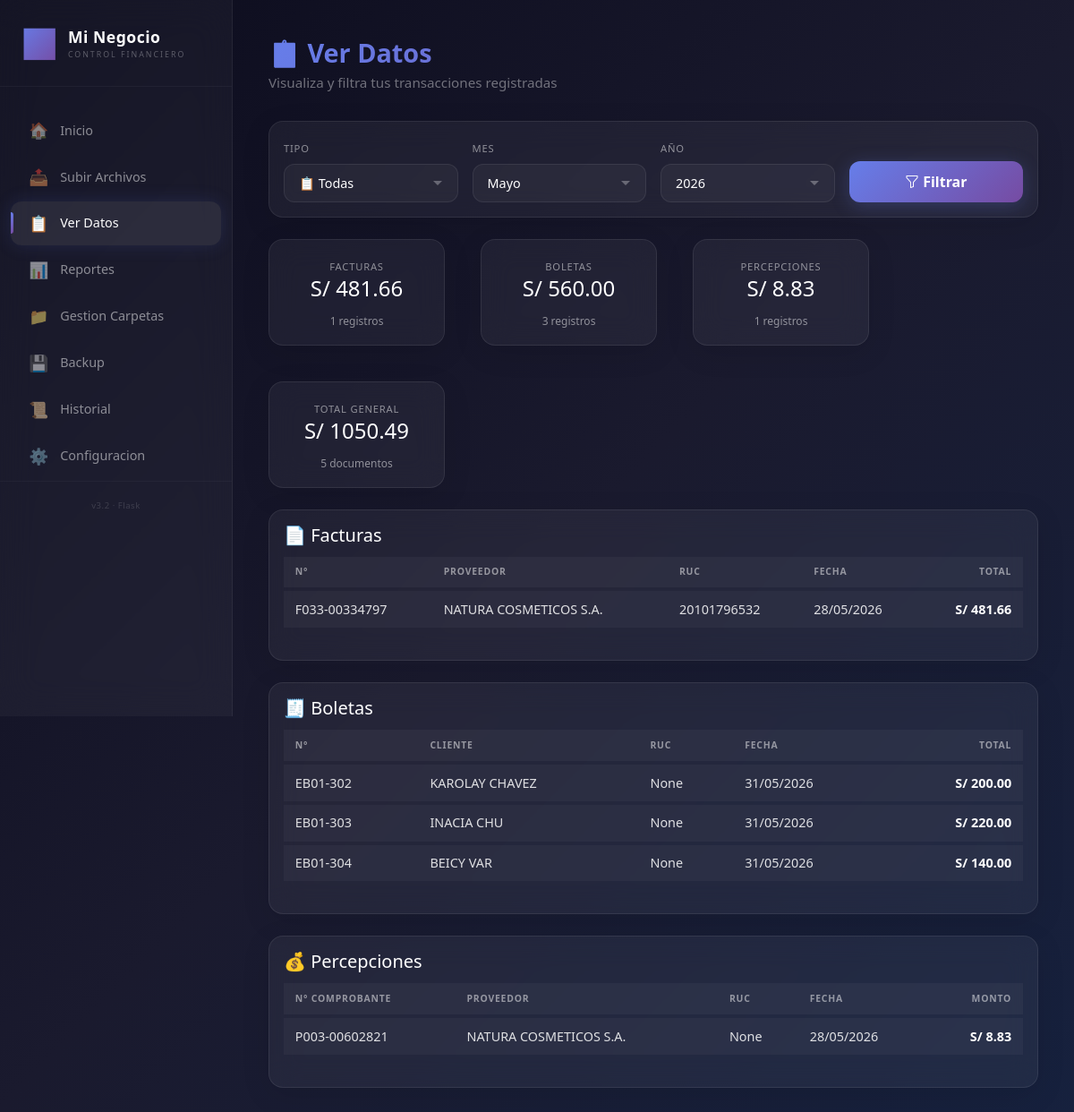
Before: /ver_datos with the older database file.
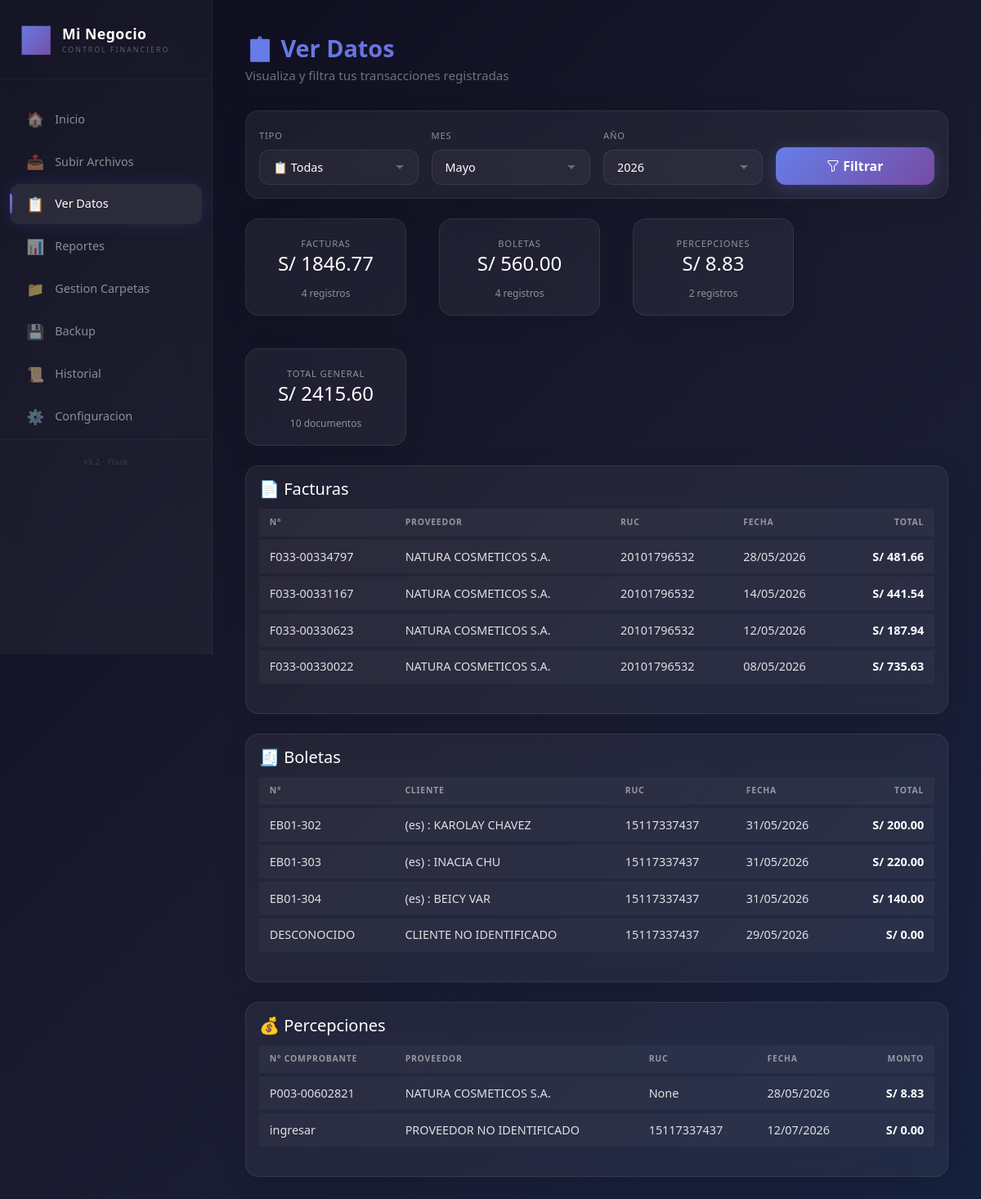
After: the same page with the newer database file.
### src/models/factura_compra.py (models this page shows, shortened)
class FacturaCompra(Base):
    __tablename__ = 'facturas_compras'
    id = Column(Integer, primary_key=True, autoincrement=True)
    ruc_proveedor = Column(String(11))
    proveedor = Column(String(100))
    direccion_proveedor = Column(String(200))
    telefono_proveedor = Column(String(20))
    numero_factura = Column(String(20))
    fecha_emision = Column(Date)  # ← CORREGIDO: antes era 'fecha'
    fecha_vencimiento = Column(Date)
    tipo_comprobante = Column(String(20))
    serie = Column(String(10))
    sub_total = Column(Float)
    igv = Column(Float)
    total_con_descuento = Column(Float)
    percepcion = Column(Float)
    total_pagar = Column(Float)
    otros_cargos = Column(Float)
    descuento = Column(Float)
    productos = Column(Text)
    cantidad_productos = Column(Integer)
    mes = Column(Integer)
    anio = Column(Integer)
    ruta_pdf = Column(String(255))
    fecha_subida = Column(DateTime)
    estado = Column(String(20))
    observaciones = Column(Text)

### src/models/boleta_venta.py (models this page shows, shortened)
class BoletaVenta(Base):
    __tablename__ = 'boletas_venta'
    id = Column(Integer, primary_key=True, autoincrement=True)
    ruc_cliente = Column(String(11))
    cliente = Column(String(100))
    direccion_cliente = Column(String(200))
    numero_boleta = Column(String(20))
    fecha_emision = Column(Date)  # ← CORREGIDO: antes era 'fecha'
    tipo_comprobante = Column(String(20))
    serie = Column(String(10))
    sub_total = Column(Float)
    igv = Column(Float)
    total_con_descuento = Column(Float)
    total_pagar = Column(Float)
    descuento = Column(Float)
    productos = Column(Text)
    cantidad_productos = Column(Integer)
    mes = Column(Integer)
    anio = Column(Integer)
    ruta_pdf = Column(String(255))
    fecha_subida = Column(DateTime)
    estado = Column(String(20))

### src/models/percepcion.py (models this page shows, shortened)
class Percepcion(Base):
    __tablename__ = 'percepciones'
    id = Column(Integer, primary_key=True, autoincrement=True)
    numero_comprobante = Column(String(20))
    numero_documento = Column(String(20))
    proveedor = Column(String(100))
    ruc_proveedor = Column(String(11))
    fecha_emision = Column(Date)  # ← CORREGIDO: antes era 'fecha'
    monto = Column(Float)
    porcentaje = Column(Float)
    monto_percibido = Column(Float)
    mes = Column(Integer)
    anio = Column(Integer)
    ruta_pdf = Column(String(255))
    fecha_subida = Column(DateTime)
    estado = Column(String(20))

### app/routes.py (the view)
@bp.route('/ver_datos')
def ver_datos():
    try:
        tipo = request.args.get('tipo', 'todas')
        mes_str = request.args.get('mes', '5')
        anio_str = request.args.get('anio', '2026')
        try:
            mes = int(mes_str)
            anio = int(anio_str)
        except ValueError:
            mes = 5
            anio = 2026
        session = get_db()
        factura_repo = FacturaRepository(session)
        boleta_repo = BoletaRepository(session)
        percepcion_repo = PercepcionRepository(session)
        facturas = []
        boletas = []
        percepciones = []
        if tipo == 'todas' or tipo == 'facturas':
            facturas = factura_repo.obtener_por_mes_anio(mes, anio)
        if tipo == 'todas' or tipo == 'boletas':
            boletas = boleta_repo.obtener_por_mes_anio(mes, anio)
        if tipo == 'todas' or tipo == 'percepciones':
            percepciones = percepcion_repo.obtener_por_mes_anio(mes, anio)
        total_facturas = sum(f.total_pagar or 0 for f in facturas) if facturas else 0
        total_boletas = sum(b.total_pagar or 0 for b in boletas) if boletas else 0
        total_percepciones = sum(p.monto or 0 for p in percepciones) if percepciones else 0
        total_registros = len(facturas) + len(boletas) + len(percepciones)
        total_general = total_facturas + total_boletas + total_percepciones
        session.close()
        return render_template(
            'ver_datos.html',
            tipo=tipo,
            mes=mes,
            anio=anio,
            facturas=facturas,
            boletas=boletas,
            percepciones=percepciones,
            total_facturas=total_facturas,
            total_boletas=total_boletas,
            total_percepciones=total_percepciones,
            total_registros=total_registros,
            total_general=total_general
        )
    except Exception as e:
        print(f"❌ Error en ver_datos: {e}")
        traceback.print_exc()
        return render_template(
            'ver_datos.html',
            tipo='todas',
            mes=5,
            anio=2026,
            facturas=[],
            boletas=[],
            percepciones=[],
            total_facturas=0,
            total_boletas=0,
            total_percepciones=0,
            total_registros=0,
            total_general=0
        )

### src/database/conexion.py (called while the page is built, shortened)
def get_db():
    return DatabaseConnection().get_session()

    def __new__(cls):
        if cls._instance is None:
            cls._instance = super(DatabaseConnection, cls).__new__(cls)
        return cls._instance

    def _inicializar(self):
        if self._initialized:
            return

    def get_session(self):
        self._inicializar()
        return self._session_factory()

### src/repositories/boleta_repository.py (called while the page is built)
    def obtener_por_mes_anio(self, mes, anio):
        return self.session.query(BoletaVenta).filter(
            BoletaVenta.mes == mes,
            BoletaVenta.anio == anio
        ).all()

### src/repositories/factura_repository.py (called while the page is built)
    def obtener_por_mes_anio(self, mes, anio):
        return self.session.query(FacturaCompra).filter(
            FacturaCompra.mes == mes,
            FacturaCompra.anio == anio
        ).all()

### src/repositories/percepcion_repository.py (called while the page is built)
    def obtener_por_mes_anio(self, mes, anio):
        return self.session.query(Percepcion).filter(
            Percepcion.mes == mes,
            Percepcion.anio == anio
        ).all()

### app/templates/ver_datos.html (shortened to what the changed rows need)
{% extends "base.html" %}
{% block content %}
<div class="page-header">
    <h1 class="page-title">📋 Ver Datos</h1>
</div>
<div class="row g-4 mb-4">
    <div class="col-md-3">
        <div class="glass-card p-3 text-center">
            <span class="text-muted-glass" style="font-size: 0.7rem; text-transform: uppercase; letter-spacing: 0.8px;">Facturas</span>
            <h4 style="color: #fff;">S/ {{ "%.2f"|format(total_facturas or 0) }}</h4>
            <span class="text-muted-glass" style="font-size: 0.75rem;">{{ facturas|length }} registros</span>
        </div>
    </div>
    <div class="col-md-3">
        <div class="glass-card p-3 text-center">
            <span class="text-muted-glass" style="font-size: 0.7rem; text-transform: uppercase; letter-spacing: 0.8px;">Boletas</span>
            <h4 style="color: #fff;">S/ {{ "%.2f"|format(total_boletas or 0) }}</h4>
            <span class="text-muted-glass" style="font-size: 0.75rem;">{{ boletas|length }} registros</span>
        </div>
    </div>
    <div class="col-md-3">
        <div class="glass-card p-3 text-center">
            <span class="text-muted-glass" style="font-size: 0.7rem; text-transform: uppercase; letter-spacing: 0.8px;">Percepciones</span>
            <h4 style="color: #fff;">S/ {{ "%.2f"|format(total_percepciones or 0) }}</h4>
            <span class="text-muted-glass" style="font-size: 0.75rem;">{{ percepciones|length }} registros</span>
        </div>
    </div>
    <div class="col-md-3">
        <div class="glass-card p-3 text-center">
            <span class="text-muted-glass" style="font-size: 0.7rem; text-transform: uppercase; letter-spacing: 0.8px;">Total General</span>
            <h4 style="color: #667eea;">S/ {{ "%.2f"|format(total_general or 0) }}</h4>
            <span class="text-muted-glass" style="font-size: 0.75rem;">{{ total_registros }} documentos</span>
        </div>
    </div>
</div>
<div class="row">
    {% if tipo == 'todas' or tipo == 'facturas' %}
    <div class="col-12 mb-4">
        <div class="glass-card p-3">
            {% if facturas %}
            <div class="table-responsive">
                <table class="table table-glass">
                    <thead>
                        <tr>
                            <th>N°</th>
                            <th>Proveedor</th>
                            <th>RUC</th>
                            <th>Fecha</th>
                            <th class="text-end">Total</th>
                        </tr>
                    </thead>
                    <tbody>
                        {% for f in facturas %}
                        <tr>
                            <td>{{ f.numero_factura }}</td>
                            <td>{{ f.proveedor }}</td>
                            <td>{{ f.ruc_proveedor }}</td>
                            <td>{{ f.fecha_emision.strftime('%d/%m/%Y') if f.fecha_emision else '-' }}</td>
                            <td class="text-end">S/ {{ "%.2f"|format(f.total_pagar or 0) }}</td>
                        </tr>
                        {% endfor %}
                    </tbody>
                </table>
            </div>
            {% else %}
            <p class="text-muted-glass">No hay facturas para mostrar</p>
            {% endif %}
        </div>
    </div>
    {% endif %}
    {% if tipo == 'todas' or tipo == 'boletas' %}
    <div class="col-12 mb-4">
        <div class="glass-card p-3">
            {% if boletas %}
            <div class="table-responsive">
                <table class="table table-glass">
                    <thead>
                        <tr>
                            <th>N°</th>
                            <th>Cliente</th>
                            <th>RUC</th>
                            <th>Fecha</th>
                            <th class="text-end">Total</th>
                        </tr>
                    </thead>
                    <tbody>
                        {% for b in boletas %}
                        <tr>
                            <td>{{ b.numero_boleta }}</td>
                            <td>{{ b.cliente }}</td>
                            <td>{{ b.ruc_cliente }}</td>
                            <td>{{ b.fecha_emision.strftime('%d/%m/%Y') if b.fecha_emision else '-' }}</td>
                            <td class="text-end">S/ {{ "%.2f"|format(b.total_pagar or 0) }}</td>
                        </tr>
                        {% endfor %}
                    </tbody>
                </table>
            </div>
            {% else %}
            <p class="text-muted-glass">No hay boletas para mostrar</p>
            {% endif %}
        </div>
    </div>
    {% endif %}
    {% if tipo == 'todas' or tipo == 'percepciones' %}
    <div class="col-12 mb-4">
        <div class="glass-card p-3">
            {% if percepciones %}
            <div class="table-responsive">
                <table class="table table-glass">
                    <thead>
                        <tr>
                            <th>N° Comprobante</th>
                            <th>Proveedor</th>
                            <th>RUC</th>
                            <th>Fecha</th>
                            <th class="text-end">Monto</th>
                        </tr>
                    </thead>
                    <tbody>
                        {% for p in percepciones %}
                        <tr>
                            <td>{{ p.numero_comprobante }}</td>
                            <td>{{ p.proveedor }}</td>
                            <td>{{ p.ruc_proveedor }}</td>
                            <td>{{ p.fecha_emision.strftime('%d/%m/%Y') if p.fecha_emision else '-' }}</td>
                            <td class="text-end" style="color:#ffd700;font-weight:600;">S/ {{ "%.2f"|format(p.monto or 0) }}</td>
                        </tr>
                        {% endfor %}
                    </tbody>
                </table>
            </div>
            {% else %}
            <p class="text-muted-glass">No hay percepciones para mostrar</p>
            {% endif %}
        </div>
    </div>
    {% endif %}
</div>
{% endblock %}

Changed rows visible on the page:
added FacturaCompra: numero_factura "F033-00331167", proveedor "NATURA COSMETICOS S.A.", ruc_proveedor "20101796532", fecha_emision "14/05/2026", total_pagar "441.54"
added FacturaCompra: numero_factura "F033-00330623", proveedor "NATURA COSMETICOS S.A.", ruc_proveedor "20101796532", fecha_emision "12/05/2026", total_pagar "187.94"
added FacturaCompra: numero_factura "F033-00330022", proveedor "NATURA COSMETICOS S.A.", ruc_proveedor "20101796532", fecha_emision "08/05/2026", total_pagar "735.63"
changed BoletaVenta "EB01-302": cliente "KAROLAY CHAVEZ" → "(es) : KAROLAY CHAVEZ"; ruc_cliente "None" → "15117337437"
changed BoletaVenta "EB01-303": cliente "INACIA CHU" → "(es) : INACIA CHU"; ruc_cliente "None" → "15117337437"
changed BoletaVenta "EB01-304": cliente "BEICY VAR" → "(es) : BEICY VAR"; ruc_cliente "None" → "15117337437"
added BoletaVenta: numero_boleta "DESCONOCIDO", cliente "CLIENTE NO IDENTIFICADO", ruc_cliente "15117337437", fecha_emision "29/05/2026", total_pagar "0.00"
added Percepcion: numero_comprobante "ingresar", proveedor "PROVEEDOR NO IDENTIFICADO", ruc_proveedor "15117337437", fecha_emision "12/07/2026", monto "0.00"
Other visible differences:
{{ "%.2f"|format(total_facturas or 0) }}: "481.66" → "1846.77"
{{ facturas|length }}: "1" → "4"
{{ boletas|length }}: "3" → "4"
{{ percepciones|length }}: "1" → "2"
{{ "%.2f"|format(total_general or 0) }}: "1050.49" → "2415.60"
{{ total_registros }}: "5" → "10"
